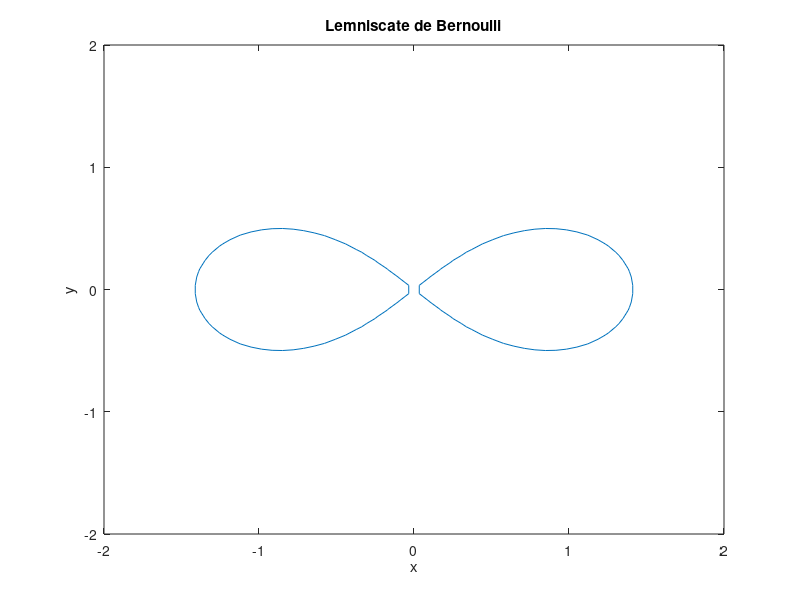
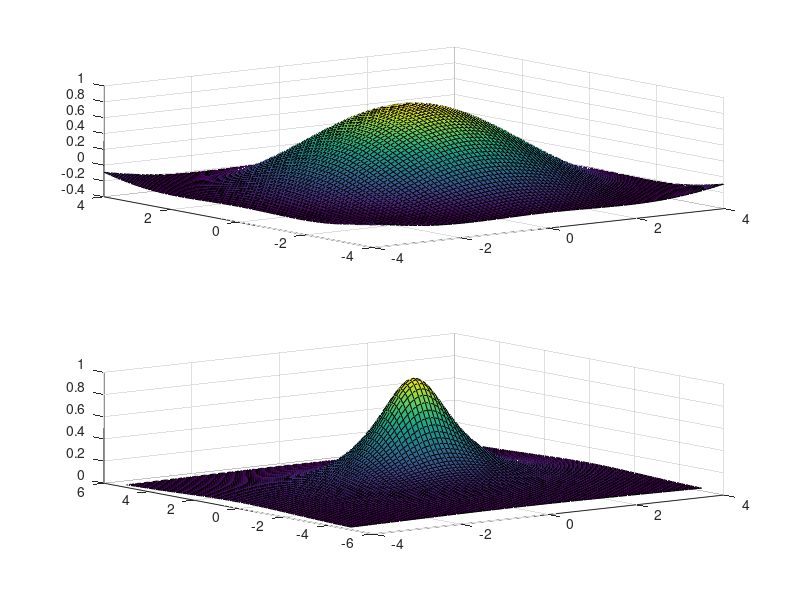

MATLAB code for these plots, in order:
clc
%%3.2
figure(1)
ezplot('(((x^2)+(y^2))^2)-2*((x^2)-(y^2))',[-2,2])
title('Lemniscate de Bernoulli')
xlabel('x');
ylabel('y');
%%

%%3.5
figure(2)
subplot(2,1,1)

[X,Y] = meshgrid(-4:0.1:4,-4:0.1:4);
Z1 = sin(((X.^2)+(Y.^2)+1).^(1/2))./((X.^2)+(Y.^2)+1).^(1/2);
surf(X,Y,Z1)

subplot(2,1,2)
[X,Y] = meshgrid(-4:0.1:4,-5:0.1:5);
Z2 = 1./((X.^2)+(Y.^2)+1);
surf(X,Y,Z2)
%%

%%3.7
%%

%%4.1
%%

%%5.1
%%